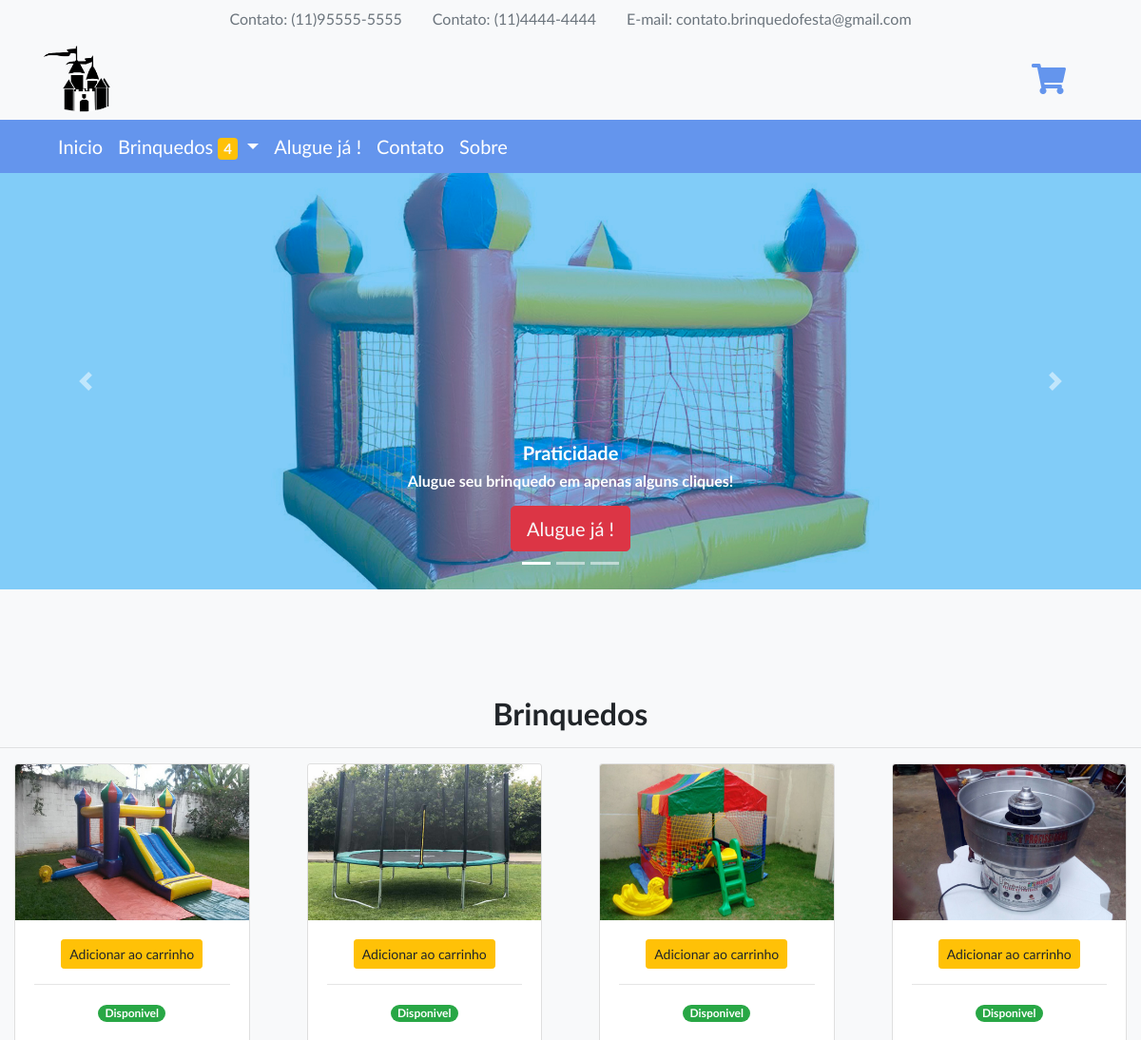
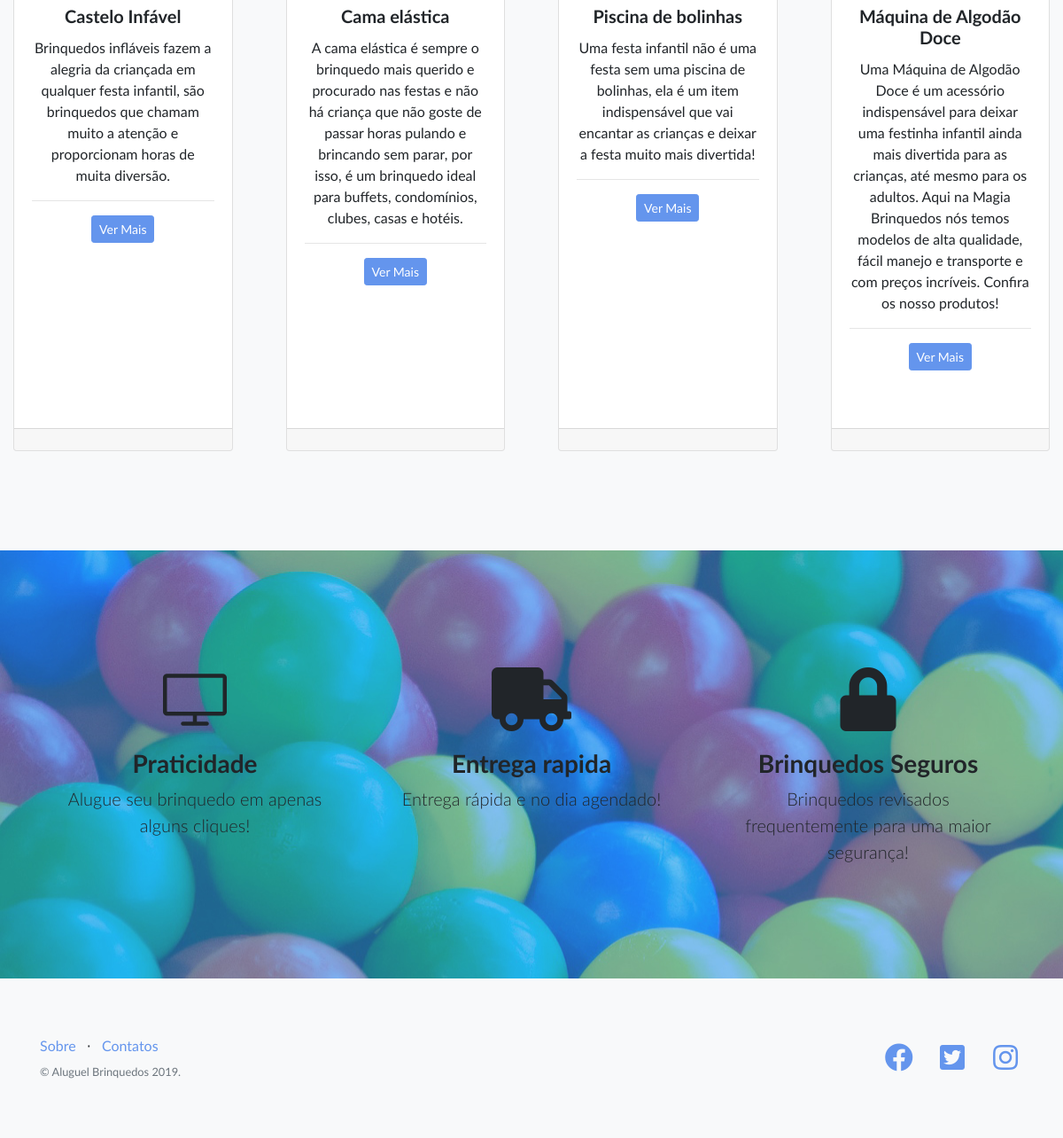
The app's page /view/index.php with its own data (2 pictures, top to bottom).
### tables this page shows
CREATE TABLE Equipamento(
	CodEquipamento SMALLINT NOT NULL AUTO_INCREMENT PRIMARY KEY,
    Nome VARCHAR(100),
    Descricao VARCHAR(1000),
    Peso DECIMAL(7,2), 
    Altura DECIMAL(7,2), 
    Comprimento DECIMAL(7,2), 
    Largura DECIMAL(7,2), 
    Preco DECIMAL(8,2),
    Status ENUM('Alugado','Disponivel'),
    Imagem VARCHAR(100)
);

### model/conexao.php (called while the page is built)
<?php
class Conexao{
     private $host = 'localhost';
     private $usuario = 'root';
     private $senha = '';
     private $bd = 'BrinquedosFesta';
    function Conectar(){
        try {
        $con = new PDO (
            "mysql:host=$this->host;dbname=$this->bd;charset=utf8",
            "$this->usuario",
            "$this->senha");
            $con->setAttribute(PDO::ATTR_ERRMODE,PDO::ERRMODE_EXCEPTION);
            return $con;
        }catch(PDOException $e){
            echo $e->getMessage();
        }
    }
}
?>

### controller/equipamento.controller.php (called while the page is built, shortened)
<?php
include_once('../model/equipamento.php');
$equi = new Equipamento();
        ?>

### model/equipamento.php (called while the page is built, shortened)
<?php
class Equipamento
{
    private $con;
    function __construct()
    {
        include_once("conexao.php");
        $classe_con = new Conexao();
        $this->con = $classe_con->Conectar();
    }
    function ConsultarEquipamento(){
        try{
            $comandoSQL = " SELECT * FROM Equipamento";
            $exec = $this->con->prepare($comandoSQL);
                $exec->execute();
            if ($exec->rowCount() > 0) {
                return $exec->fetchAll(PDO::FETCH_OBJ);
            } else {
                return false;
            }
        } catch (PDOException $e) {
            echo $e->getMessage();
        }
    }
}
?>

### view/index.php (the view, shortened to what this page needs)
<?php
include_once("../controller/equipamento.controller.php");
?>
<!DOCTYPE html>
<html lang="en">
<head>
  <link href="vendor/bootstrap/css/bootstrap.min.css" rel="stylesheet">
  <link href="vendor/fontawesome-free/css/all.min.css" rel="stylesheet">
  <link href="vendor/simple-line-icons/css/simple-line-icons.css" rel="stylesheet" type="text/css">
  <link href="css/fontes.css" rel="stylesheet" type="text/css">
  <link href="css/landing-page.min.css" rel="stylesheet">
  <link href="css/css.css" rel="stylesheet">
</head>
<body>
  <?php include_once("menu/menu-superior.php");?>
  <div id="carouselExampleIndicators" class="carousel slide" data-ride="carousel">
    <ol class="carousel-indicators">
      <li data-target="#carouselExampleIndicators" data-slide-to="0" class="active"></li>
      <li data-target="#carouselExampleIndicators" data-slide-to="1"></li>
      <li data-target="#carouselExampleIndicators" data-slide-to="2"></li>
    </ol>
  <div class="carousel-inner">
    <div class="carousel-item active">
      <img class="d-block w-100" src="img/Menu/castelo.jpg" alt="Primeiro Slide">
        <div class="carousel-caption d-none d-md-block">
          <h5>Praticidade</h5>
            <h6><p>Alugue seu brinquedo em apenas alguns cliques!</p></h6>
            <a href="Cad_Pedido.php" class="btn btn-danger text-light btn-lg" tabindex="-1" role="button">
            Alugue já !
          </a>
        </div>
    </div>
    </div>
    <a class="carousel-control-prev" href="#carouselExampleIndicators" role="button" data-slide="prev">
      <span class="carousel-control-prev-icon" aria-hidden="true"></span>
    </a>
    <a class="carousel-control-next" href="#carouselExampleIndicators" role="button" data-slide="next">
      <span class="carousel-control-next-icon" aria-hidden="true"></span>
    </a>
  </div>
<section class="features-icons bg-light text-center" >
  <h2>Brinquedos</h2>
  <hr>
  <div class="container-fluid">
    <div class="row">
      <div class="card-deck">
        <?php
        if ($certo = $equi->ConsultarEquipamento()) {
          foreach($certo as $value){
          ?>
          <div class="col-md-3" id="card-carrinho">
            <div class="card" style="height: 50rem;">
              <a href="Pag_Equipamento.php?CodEquipamento=<?php echo $value->CodEquipamento;?>" >
                <img class="card-img-top" src="img/Produtos/<?php echo $value->Imagem;?>" alt="Imagem Equipamento">
              </a>
              <div class="card-body">
                <div class="card-title">
                  <?php if ($value->Status == 'Disponivel') {?>
                    <button type='button' carrinho='btn_add_carrinho' value='<?php echo $value->CodEquipamento;?>' class='btn btn-warning btn-sm'>
                        Adicionar ao carrinho
                    </button>
                    <hr>
                    <a href="Pag_Equipamento.php?CodEquipamento=<?php echo $value->CodEquipamento;?>" >
                      <span class='badge badge-pill badge-success'>Disponivel</span>
                    </a>
                    <br>
                  <?php }?>
                    <br>
                  <h5><?php echo $value->Nome;?></h5>
                </div>
                <p class="card-text"><?php echo $value->Descricao;?></p>
                <hr>
                <a href="Pag_Equipamento.php?CodEquipamento=<?php echo $value->CodEquipamento;?>" class="btn btn-primary btn-sm" tabindex="-1" role="button">
                  Ver Mais
                </a>
              </div>
              <div class="card-footer"></div>
            </div>
          </div>
          <?php }
                }else {
                  echo '<div class="container">Nenhum registro</div>';
                } ?>
      </div>
    </div>
  </div>
</section>
  <section class="features-icons bg-light text-center" style="background:url('img/Menu/bolinha.jpg')"">
    <div class="container">
      <div class="row">
        <div class="col-lg-4">
          <div class="features-icons-item mx-auto mb-5 mb-lg-0 mb-lg-3">
            <div class="features-icons-icon d-flex">
              <i class="icon-screen-desktop m-auto text-black"></i>
            </div>
            <h3>Praticidade</h3>
            <p class="lead mb-0">Alugue seu brinquedo em apenas alguns cliques!</p>
          </div>
        </div>
        <div class="col-lg-4">
          <div class="features-icons-item mx-auto mb-5 mb-lg-0 mb-lg-3">
            <div class="features-icons-icon d-flex">
              <i class="fa fa-truck m-auto text-black"></i>
            </div>
            <h3>Entrega rapida</h3>
            <p class="lead mb-0">Entrega rápida e no dia agendado!</p>
          </div>
        </div>
        <div class="col-lg-4">
          <div class="features-icons-item mx-auto mb-0 mb-lg-3">
            <div class="features-icons-icon d-flex">
              <i class="fas fa-lock m-auto text-black"></i>
            </div>
            <h3>Brinquedos Seguros</h3>
            <p class="lead mb-0">Brinquedos revisados frequentemente para uma maior segurança!</p>
          </div>
        </div>
      </div>
    </div>
  </section>
  <?php include_once("menu/menu-inferior.php"); ?>
</body>
</html>

### view/menu/menu-superior.php (shortened to what this page needs)
<link href="css/emoji-css.css" rel="stylesheet">
<nav class="nav justify-content-center bg-light">
  <ul class="nav justify-content-center">
      <li class="nav-item">
        <a class="nav-link disabled" href="#">Contato: (11)95555-5555</a>
      </li>
      <li class="nav-item">
        <a class="nav-link disabled" href="#">Contato: (11)4444-4444</a>
      </li>
      <li class="nav-item">
        <a class="nav-link disabled" href="#">E-mail: contato.brinquedofesta@gmail.com</a>
      </li>
  </ul>
</nav>
<div class="bg-light">
<nav class="container navbar navbar-light static-top">
  <a href="index.php">
      <img src="img/Logo/logo.png" width="70" height="70" alt="">
  </a>
  <div class="col-lg-6 h-100 text-center text-lg-right my-auto">
    <ul class="list-inline mb-0">
      <li class="nav-item">
        <a class="navbar-brand fas fa-shopping-cart fa-2x fa-fw perfil"  data-toggle="modal" data-target="#modalCarrinho"></a>
      </li>
    </ul>
  </div>
</nav>
</div>
<div class="fundo">
  <div class="container">
    <nav class="navbar navbar-expand-lg navbar-dark">
      <a class="navbar-brand" href="index.php">
        Inicio
      </a>
        <div class="collapse navbar-collapse" id="conteudoNavbarSuportado">
        <ul class="navbar-nav mr-auto">
          <li class="nav-item dropdown">
          <a class="navbar-brand  dropdown-toggle" href="#" id="navbarDropdown" role="button" data-toggle="dropdown" aria-haspopup="true" aria-expanded="false">
          Brinquedos <span class="text-light badge badge-warning"><?php echo count($equi->ConsultarEquipamento()); ?></span>
          </a>
          </li>
          <li class="nav-item active">
            <a class="navbar-brand" href="Cad_Pedido.php">Alugue já !</a>
          </li>
          <li class="nav-item">
            <a class="navbar-brand" href="contato.php">Contato</a>
          </li>
          <li class="nav-item">
            <a class="navbar-brand" href="sobre.php">Sobre</a>
          </li>
        </div>
    </nav>
  </div>
</div>

### view/menu/menu-inferior.php
<footer class="footer bg-light">
    <div class="container">
      <div class="row">
        <div class="col-lg-6 h-100 text-center text-lg-left my-auto">
          <ul class="list-inline mb-2">
            <li class="list-inline-item">
              <a href="#" >Sobre</a>
            </li>
            <li class="list-inline-item">&sdot;</li>
            <li class="list-inline-item">
              <a href="#">Contatos</a>
            </li>
          </ul>
          <p class="text-muted small mb-4 mb-lg-0">&copy; Aluguel Brinquedos 2019.</p>
        </div>
        <div class="col-lg-6 h-100 text-center text-lg-right my-auto">
          <ul class="list-inline mb-0">
            <li class="list-inline-item mr-3">
              <a href="#">
                <i class="fab fa-facebook fa-2x fa-fw"></i>
              </a>
            </li>
            <li class="list-inline-item mr-3">
              <a href="#">
                <i class="fab fa-twitter-square fa-2x fa-fw"></i>
              </a>
            </li>
            <li class="list-inline-item">
              <a href="#">
                <i class="fab fa-instagram fa-2x fa-fw"></i>
              </a>
            </li>
          </ul>
        </div>
      </div>
    </div>
  </footer>

### view/css/css.css (style rules this page uses)
.perfil { color:#6495ed !important; }
.fundo { background-color: cornflowerblue; }

### records on screen
equipamento: Imagem (picture), $value->CodEquipamento 1 (drawn), Nome "Castelo Infável", Descricao "Brinquedos infláveis fazem a alegria da criançada em qualquer festa infantil, são brinquedos que chamam muito a atenção e proporcionam horas de muita diversão."
equipamento: Imagem (picture), $value->CodEquipamento 2 (drawn), Nome "Cama elástica", Descricao "A cama elástica é sempre o brinquedo mais querido e procurado nas festas e não há criança que não goste de passar horas pulando e brincando sem parar, por isso, é um brinquedo ideal para buffets, condomínios, clubes, casas e hotéis."
equipamento: Imagem (picture), $value->CodEquipamento 3 (drawn), Nome "Piscina de bolinhas", Descricao "Uma festa infantil não é uma festa sem uma piscina de bolinhas, ela é um item indispensável que vai encantar as crianças e deixar a festa muito mais divertida!"
equipamento: Imagem (picture), $value->CodEquipamento 4 (drawn), Nome "Máquina de Algodão Doce", Descricao "Uma Máquina de Algodão Doce é um acessório indispensável para deixar uma festinha infantil ainda mais divertida para as crianças, até mesmo para os adultos. Aqui na Magia Brinquedos nós temos modelos de alta qualidade, fácil manejo e transporte e com preços incríveis. Confira os nosso produtos!"

### other values on screen
count($equi->ConsultarEquipamento()) "4"
